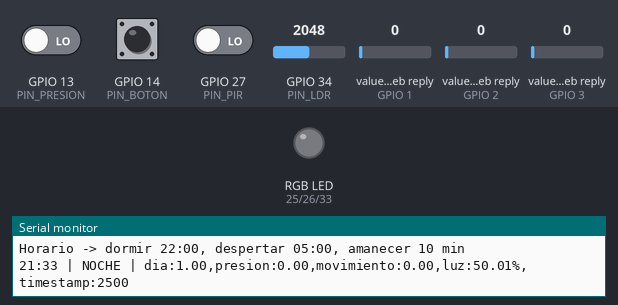
A sketch run on a simulated ESP32. On the bench: an RGB LED mixed from three pins (HIGH = lit), the last lines printed to the serial monitor. The test bench sets the inputs (shaded band); at power-on: GPIO 13 (PIN_PRESION) LOW, GPIO 14 (PIN_BOTON) HIGH, GPIO 27 (PIN_PIR) LOW, GPIO 34 (PIN_LDR) = 2048, value in the web reply (sensors on GPIO 1, GPIO 2, GPIO 3) 0. Dim RGB values are drawn brighter than linear; WiFi joins after 1.5 s; servers stay silent unless stated; web services answer with replies made up by the test bench.

Above: at 2.7 s.
2.8 s: GPIO 13 (PIN_PRESION) driven HIGH
4.4 s: GPIO 14 (PIN_BOTON) pulled LOW for 0.15 s
6.5 s: GPIO 13 (PIN_PRESION) driven LOW
9.5 s: GPIO 14 (PIN_BOTON) pulled LOW for 1 s
At 12.0 s:
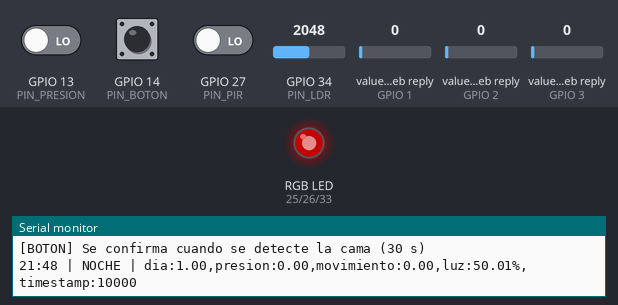
12.6 s: GPIO 27 (PIN_PIR) driven HIGH
At 13.2 s:
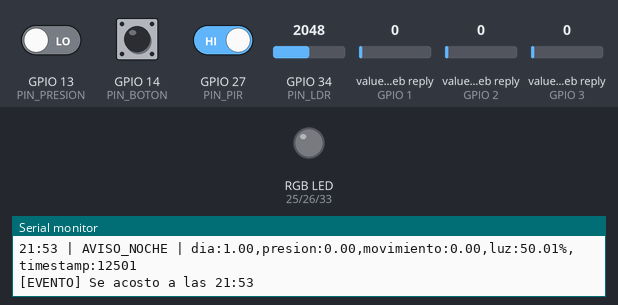
14.1 s: GPIO 13 (PIN_PRESION) driven HIGH and GPIO 14 (PIN_BOTON) driven LOW
Timing chart, 0 to 16.6 s (numbered marks = the images above; inputs shaded):
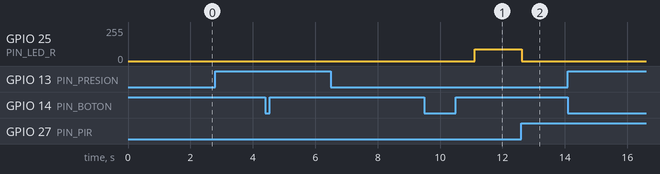

The sketch:

sketch.ino
```cpp
#include <WiFi.h>
#include "ThingSpeak.h"
#include <time.h>

// Sistema de iluminacion y monitoreo del ciclo de sueno (ESP32 + ThingSpeak)

// horario del usuario
const int DORMIR_HORA = 22;
const int DORMIR_MIN = 0;
const int DESPERTAR_HORA = 5;
const int DESPERTAR_MIN = 0;
const float RAMPA_MIN_DEFAULT = 10.0;
const float INICIO_NOCHE = 19.0;

// aviso de luz roja
const float AVISO_ON_MIN = 10.0;
const float AVISO_OFF_MIN = 20.0;
const float AVISO_MAX_MIN = 240.0;
const float ANTICIPACION_H = 2.0;

// true = reloj acelerado, false = hora real por NTP
#define MODO_DEMO true

const unsigned long long FACTOR_NORMAL = 120;   // 1 s real = 2 min
const unsigned long long FACTOR_RAPIDO = 600;   // 1 s real = 10 min
const float MARGEN_RAPIDO_MIN = 20.0;

// pines
#define PIN_PRESION 13
#define PIN_PIR 27
#define PIN_LDR 34
#define PIN_BOTON 14
#define PIN_LED_R 25
#define PIN_LED_G 26
#define PIN_LED_B 33

const bool LDR_INVERTIDO = false;

// PWM
const int FREQ_PWM = 5000;
const int RES_PWM = 8;

// colores
const int ROJO_AVISO_R = 90;
const int LUZ_COMPLETA_R = 255;
const int LUZ_COMPLETA_G = 190;
const int LUZ_COMPLETA_B = 110;

const char* ID_ESP = "ESP32_SUENO_01";
const char* ssid = "Wokwi-GUEST";
const char* password = "";

// ThingSpeak
// canal datos: 1 dia, 2 hora acostarse, 3 latencia, 4 despertar pred, 5 levantado, 6 tiempo apagar, 7 luz, 8 evento
const unsigned long canalDatos = 3592249;
const char* apiKeyDatos = "7N0IX5799A2GHSXI";

// canal predicciones: 1 dormir, 2 despertar, 3 rampa
const unsigned long canalPredicciones = 3592253;

const unsigned long INTERVALO_ENVIO_MIN = 16000;
const unsigned long INTERVALO_PREDICCION = 60000;

WiFiClient client;

float horaDormirPred = DORMIR_HORA + DORMIR_MIN / 60.0;
float horaDespertarPred = DESPERTAR_HORA + DESPERTAR_MIN / 60.0;
float rampaMin = RAMPA_MIN_DEFAULT;

const float VENTANA_ALARMA_H = 3.0;
const unsigned long SEG_QUIETUD_DORMIDO = 300;
const unsigned long TIEMPO_REBOTE = 15;
const unsigned long PENDIENTE_BOTON_MS = 30000;

// estados
const int ESTADO_DIA = 0;
const int ESTADO_NOCHE = 1;
const int ESTADO_AVISO_NOCHE = 2;
const int ESTADO_ESPERA_AVISO = 3;
const int ESTADO_EN_CAMA = 4;
const int ESTADO_DORMIDO = 5;
const int ESTADO_AMANECER = 6;
const int ESTADO_ALARMA = 7;
const char* NOMBRES_ESTADO[8] = {"DIA", "NOCHE", "AVISO_NOCHE", "ESPERA_AVISO", "EN_CAMA", "DORMIDO", "AMANECER", "ALARMA"};

int estado = ESTADO_DIA;

// entrada digital con antirrebote
class Entrada
{
  public:
    int pin;
    bool activoEnBajo;
    bool estado;
    bool lecturaAnterior;
    unsigned long tCambio;
    bool flancoActivo;
    bool flancoInactivo;

    Entrada(int p, bool enBajo)
    {
      pin = p;
      activoEnBajo = enBajo;
      estado = false;
      lecturaAnterior = false;
      tCambio = 0;
      flancoActivo = false;
      flancoInactivo = false;
    }

    bool leerCruda()
    {
      bool alto = (digitalRead(pin) == HIGH);
      if (activoEnBajo)
      {
        return !alto;
      }
      return alto;
    }

    void iniciar()
    {
      if (activoEnBajo)
      {
        pinMode(pin, INPUT_PULLUP);
      }
      else
      {
        pinMode(pin, INPUT);
      }
      estado = leerCruda();
      lecturaAnterior = estado;
      tCambio = millis();
    }

    void actualizar()
    {
      bool actual = leerCruda();

      if (actual != lecturaAnterior)
      {
        lecturaAnterior = actual;
        tCambio = millis();
      }

      if (actual != estado && (millis() - tCambio) >= TIEMPO_REBOTE)
      {
        estado = actual;
        if (estado)
        {
          flancoActivo = true;
        }
        else
        {
          flancoInactivo = true;
        }
      }
    }

    bool tomarActivo()
    {
      bool v = flancoActivo;
      flancoActivo = false;
      return v;
    }

    bool tomarInactivo()
    {
      bool v = flancoInactivo;
      flancoInactivo = false;
      return v;
    }
};

Entrada entradaPresion(PIN_PRESION, false);
Entrada entradaBoton(PIN_BOTON, true);

// paquete para imprimir en el monitor serial
class Paquete
{
  public:
    String sensores[10];
    String datos_sensores[10];
    String unidades[10];
    int cantidadDatos;

    Paquete()
    {
      cantidadDatos = 0;
    }

    void AgregarDato(String nombre, float valor, String unidad)
    {
      if (cantidadDatos < 10)
      {
        sensores[cantidadDatos] = nombre;
        datos_sensores[cantidadDatos] = String(valor, 2);
        unidades[cantidadDatos] = unidad;
        cantidadDatos++;
      }
    }

    String ImprimirCadena()
    {
      String cadena = "";
      for (int i = 0; i < cantidadDatos; i++)
      {
        cadena += sensores[i] + ":" + datos_sensores[i] + unidades[i];
        if (i < cantidadDatos - 1)
        {
          cadena += ",";
        }
      }
      cadena += ",timestamp:" + String(millis());
      return cadena;
    }

    void Limpiar()
    {
      cantidadDatos = 0;
    }
};

Paquete paquete;

// sensores
bool presion = false;
bool movimiento = false;
bool presenciaCama = false;
int luzCruda = 0;
float luzPct = 0;

// ciclo de sueno
bool sesionSueno = false;
bool durmiendo = false;
bool quieto = false;
bool alarmaActiva = false;
bool alarmaApagadaHoy = false;
bool enCicloMatutinoAnterior = false;

unsigned long tAcostarse = 0;
unsigned long tInicioQuietud = 0;
unsigned long tInicioAlarma = 0;

float horaAnterior = 0;
float horaAcostarse = 0;
int diaAcostarse = 1;
float latenciaMin = 0;
float horaLevantado = 0;
float tiempoApagarMin = 0;

bool pendienteDormirse = false;
bool pendienteLevantarse = false;

bool botonPendienteCama = false;
unsigned long tBotonPendiente = 0;

// reloj de simulacion
float horaInicioDemo = 21.5;
unsigned long long simMs = 0;
unsigned long ultimoMillisReloj = 0;
unsigned long long factorActual = FACTOR_NORMAL;
const int DIA_INICIO_DEMO = 1;

// temporizadores
unsigned long tiempoAnterior = 0;
const unsigned long intervalo = 100;
unsigned long ultimoImpreso = 0;
const unsigned long intervaloImpresion = 2500;
unsigned long ultimoEnvio = 0;
unsigned long ultimaPrediccion = 0;

// reloj
unsigned long segundosTotales()
{
  if (MODO_DEMO)
  {
    return (unsigned long)(simMs / 1000ULL);
  }
  return (unsigned long)time(nullptr);
}

void avanzarRelojDemo()
{
  unsigned long ahora = millis();
  simMs += (unsigned long long)(ahora - ultimoMillisReloj) * factorActual;
  ultimoMillisReloj = ahora;
}

float horaDelDia()
{
  if (MODO_DEMO)
  {
    unsigned long seg = segundosTotales() % 86400UL;
    return seg / 3600.0;
  }

  struct tm t;
  if (!getLocalTime(&t, 10))
  {
    return horaAnterior;
  }
  return t.tm_hour + t.tm_min / 60.0 + t.tm_sec / 3600.0;
}

// 1 = lunes ... 7 = domingo
int diaSemana()
{
  if (MODO_DEMO)
  {
    unsigned long dias = segundosTotales() / 86400UL;
    return (int)((DIA_INICIO_DEMO - 1 + dias) % 7) + 1;
  }

  struct tm t;
  if (!getLocalTime(&t, 10))
  {
    return 1;
  }
  return (t.tm_wday + 6) % 7 + 1;
}

String formatoHora(float h)
{
  int hh = (int)h;
  int mm = (int)((h - hh) * 60.0 + 0.5);

  if (mm == 60)
  {
    hh++;
    mm = 0;
  }
  hh = hh % 24;

  String s = "";
  if (hh < 10) s += "0";
  s += String(hh) + ":";
  if (mm < 10) s += "0";
  s += String(mm);
  return s;
}

float normalizarHora(float h)
{
  while (h < 0) h += 24.0;
  while (h >= 24.0) h -= 24.0;
  return h;
}

float minutosDesde(float h, float ref)
{
  float dif = normalizarHora(h) - normalizarHora(ref);
  if (dif < 0) dif += 24.0;
  return dif * 60.0;
}

// true si h esta entre ini y fin (cruza medianoche)
bool enVentana(float h, float ini, float fin)
{
  ini = normalizarHora(ini);
  fin = normalizarHora(fin);

  if (ini <= fin)
  {
    return (h >= ini && h < fin);
  }
  return (h >= ini || h < fin);
}

// LED RGB
void inicializarPWM()
{
#if ESP_ARDUINO_VERSION_MAJOR >= 3
  ledcAttach(PIN_LED_R, FREQ_PWM, RES_PWM);
  ledcAttach(PIN_LED_G, FREQ_PWM, RES_PWM);
  ledcAttach(PIN_LED_B, FREQ_PWM, RES_PWM);
#else
  ledcSetup(0, FREQ_PWM, RES_PWM);
  ledcSetup(1, FREQ_PWM, RES_PWM);
  ledcSetup(2, FREQ_PWM, RES_PWM);
  ledcAttachPin(PIN_LED_R, 0);
  ledcAttachPin(PIN_LED_G, 1);
  ledcAttachPin(PIN_LED_B, 2);
#endif
}

void ponerColor(float r, float g, float b)
{
  int ri = constrain((int)r, 0, 255);
  int gi = constrain((int)g, 0, 255);
  int bi = constrain((int)b, 0, 255);

#if ESP_ARDUINO_VERSION_MAJOR >= 3
  ledcWrite(PIN_LED_R, ri);
  ledcWrite(PIN_LED_G, gi);
  ledcWrite(PIN_LED_B, bi);
#else
  ledcWrite(0, ri);
  ledcWrite(1, gi);
  ledcWrite(2, bi);
#endif
}

void actualizarLED(float h)
{
  if (estado == ESTADO_AVISO_NOCHE)
  {
    ponerColor(ROJO_AVISO_R, 0, 0);
  }
  else if (estado == ESTADO_AMANECER)
  {
    float minutosHasta = 1440.0 - minutosDesde(h, horaDespertarPred);
    float p = 1.0 - (minutosHasta / rampaMin);
    if (p < 0) p = 0;
    if (p > 1) p = 1;

    ponerColor(LUZ_COMPLETA_R * p, LUZ_COMPLETA_G * p * p, LUZ_COMPLETA_B * p * p * p);
  }
  else if (estado == ESTADO_ALARMA)
  {
    ponerColor(LUZ_COMPLETA_R, LUZ_COMPLETA_G, LUZ_COMPLETA_B);
  }
  else
  {
    ponerColor(0, 0, 0);
  }
}

// wifi y thingspeak
void inicializarWiFi()
{
  WiFi.begin(ssid, password);

  while (WiFi.status() != WL_CONNECTED)
  {
    delay(500);
  }

  Serial.println("\nWiFi conectado");
  Serial.print("IP: ");
  Serial.println(WiFi.localIP());
}

void inicializarReloj()
{
  if (MODO_DEMO)
  {
    Serial.println("Reloj: modo demo");
    return;
  }

  configTzTime("PST8PDT,M3.2.0,M11.1.0", "pool.ntp.org", "time.nist.gov");

  Serial.print("Sincronizando hora");
  int intentos = 0;
  while (time(nullptr) < 100000 && intentos < 20)
  {
    delay(500);
    Serial.print(".");
    intentos++;
  }
  Serial.println();
}

void leerPredicciones()
{
  if (WiFi.status() != WL_CONNECTED)
  {
    return;
  }

  int codigo = ThingSpeak.readMultipleFields(canalPredicciones);

  if (codigo == 200)
  {
    float dormir = ThingSpeak.getFieldAsFloat(1);
    float despertar = ThingSpeak.getFieldAsFloat(2);
    float rampa = ThingSpeak.getFieldAsFloat(3);

    if (dormir > 0 && dormir < 24)
    {
      horaDormirPred = dormir;
    }

    if (despertar > 0 && despertar < 24)
    {
      horaDespertarPred = despertar;
    }

    if (rampa >= 1 && rampa <= 60)
    {
      rampaMin = rampa;
    }

    Serial.println("Predicciones -> dormir " + formatoHora(horaDormirPred) +
                   ", despertar " + formatoHora(horaDespertarPred) +
                   ", rampa " + String(rampaMin, 0) + " min");
  }
  else
  {
    Serial.println("No se pudieron leer predicciones, error " + String(codigo));
  }
}

// evento 1 = se durmio, evento 2 = se levanto
bool enviarThingSpeak(int evento)
{
  if (WiFi.status() != WL_CONNECTED)
  {
    Serial.println("WiFi desconectado, reconectando...");
    WiFi.reconnect();
    return false;
  }

  ThingSpeak.setField(1, diaAcostarse);
  ThingSpeak.setField(2, horaAcostarse);
  ThingSpeak.setField(3, latenciaMin);
  ThingSpeak.setField(4, horaDespertarPred);
  ThingSpeak.setField(5, evento == 2 ? horaLevantado : 0.0f);
  ThingSpeak.setField(6, evento == 2 ? tiempoApagarMin : 0.0f);
  ThingSpeak.setField(7, luzPct);
  ThingSpeak.setField(8, evento);

  Serial.println("Enviando evento " + String(evento) + " a ThingSpeak...");

  int x = ThingSpeak.writeFields(canalDatos, apiKeyDatos);

  if (x == 200)
  {
    Serial.println("Datos enviados");
    return true;
  }

  Serial.println("Error " + String(x) + ", se reintenta en 16 s");
  return false;
}

// sensores y logica
void leerSensores()
{
  presion = entradaPresion.estado;
  movimiento = (digitalRead(PIN_PIR) == HIGH);
  presenciaCama = (presion || movimiento);

  luzCruda = analogRead(PIN_LDR);
  luzPct = luzCruda * 100.0 / 4095.0;

  if (LDR_INVERTIDO)
  {
    luzPct = 100.0 - luzPct;
  }
}

void registrarAcostarse(unsigned long t, float h)
{
  sesionSueno = true;
  durmiendo = false;
  quieto = false;
  latenciaMin = 0;
  tAcostarse = t;
  horaAcostarse = h;
  diaAcostarse = diaSemana();
  botonPendienteCama = false;

  Serial.println("[EVENTO] Se acosto a las " + formatoHora(h));
}

void actualizarLogica()
{
  unsigned long t = segundosTotales();
  float h = horaDelDia();
  horaAnterior = h;

  float inicioRampa = horaDespertarPred - rampaMin / 60.0;

  bool enRampa = enVentana(h, inicioRampa, horaDespertarPred);
  bool enVentanaAlarma = enVentana(h, horaDespertarPred, horaDespertarPred + VENTANA_ALARMA_H);
  bool enCicloMatutino = enVentana(h, inicioRampa, horaDespertarPred + VENTANA_ALARMA_H);

  // al terminar la manana se reinicia todo
  if (!enCicloMatutino)
  {
    alarmaApagadaHoy = false;
    alarmaActiva = false;
  }

  if (enCicloMatutinoAnterior && !enCicloMatutino)
  {
    sesionSueno = false;
    durmiendo = false;
    quieto = false;
  }
  enCicloMatutinoAnterior = enCicloMatutino;

  // cama
  if (entradaPresion.tomarActivo())
  {
    Serial.println("[CAMA] Presion detectada a las " + formatoHora(h));
  }

  if (entradaPresion.tomarInactivo())
  {
    Serial.println("[CAMA] Dejo la cama a las " + formatoHora(h));

    if (sesionSueno && !enCicloMatutino)
    {
      sesionSueno = false;
      durmiendo = false;
      quieto = false;

      Serial.println("[EVENTO] Sesion cancelada, salio de la cama");
    }
  }

  // alarma
  if (!alarmaActiva && !alarmaApagadaHoy && enVentanaAlarma)
  {
    alarmaActiva = true;
    tInicioAlarma = t - (unsigned long)(minutosDesde(h, horaDespertarPred) * 60.0);

    Serial.println("[EVENTO] Hora de despertar: " + formatoHora(horaDespertarPred));
  }

  // boton: acostarse en la noche, apagar alarma en la manana
  bool botonPulsado = entradaBoton.tomarActivo();

  if (botonPulsado)
  {
    if (!alarmaApagadaHoy && (alarmaActiva || enRampa))
    {
      if (alarmaActiva)
      {
        tiempoApagarMin = (t - tInicioAlarma) / 60.0;
      }
      else
      {
        tiempoApagarMin = 0;
      }

      horaLevantado = h;
      alarmaActiva = false;
      alarmaApagadaHoy = true;
      sesionSueno = false;
      durmiendo = false;
      quieto = false;
      pendienteLevantarse = true;

      Serial.println("[EVENTO] Se levanto a las " + formatoHora(h) +
                     ", tardo " + String(tiempoApagarMin, 1) + " min en apagar la alarma");
    }
    else if (sesionSueno)
    {
      Serial.println("[BOTON] Ya estas acostado desde las " + formatoHora(horaAcostarse));
    }
    else if (!enVentana(h, horaDormirPred - ANTICIPACION_H, inicioRampa))
    {
      Serial.println("[BOTON] Fuera del horario de sueno");
    }
    else if (!presenciaCama)
    {
      botonPendienteCama = true;
      tBotonPendiente = millis();

      Serial.println("[BOTON] Se confirma cuando se detecte la cama (30 s)");
    }
    else
    {
      registrarAcostarse(t, h);
    }
  }

  if (botonPendienteCama)
  {
    if (millis() - tBotonPendiente > PENDIENTE_BOTON_MS)
    {
      botonPendienteCama = false;

      Serial.println("[BOTON] Se vencio, presiona de nuevo en la cama");
    }
    else if (sesionSueno || alarmaActiva)
    {
      botonPendienteCama = false;
    }
    else if (presenciaCama)
    {
      registrarAcostarse(t, h);
    }
  }

  // se duerme cuando esta en la cama sin moverse 5 min
  if (sesionSueno && !durmiendo)
  {
    if (presion && !movimiento)
    {
      if (!quieto)
      {
        quieto = true;
        tInicioQuietud = t;
      }

      if (t - tInicioQuietud >= SEG_QUIETUD_DORMIDO)
      {
        durmiendo = true;
        latenciaMin = (tInicioQuietud - tAcostarse) / 60.0;
        pendienteDormirse = true;

        Serial.println("[EVENTO] Se durmio, latencia " + String(latenciaMin, 1) + " min");
      }
    }
    else
    {
      quieto = false;
    }
  }

  // aviso nocturno
  float minAviso = minutosDesde(h, horaDormirPred - AVISO_ON_MIN / 60.0);
  bool enAviso = (minAviso < AVISO_MAX_MIN);

  float ciclo = AVISO_ON_MIN + AVISO_OFF_MIN;
  float posCiclo = minAviso - ciclo * (int)(minAviso / ciclo);
  bool faseEncendida = (posCiclo < AVISO_ON_MIN);

  // dia o noche
  float inicioAviso = horaDormirPred - AVISO_ON_MIN / 60.0;
  float inicioNoche = INICIO_NOCHE;

  if (minutosDesde(inicioAviso, inicioNoche) > 720.0)
  {
    inicioNoche = inicioAviso - 1.0;
  }

  bool esNoche = enVentana(h, inicioNoche, horaDespertarPred);

  // estado de la habitacion
  if (alarmaActiva)
  {
    estado = ESTADO_ALARMA;
  }
  else if (!alarmaApagadaHoy && enRampa)
  {
    estado = ESTADO_AMANECER;
  }
  else if (sesionSueno)
  {
    if (durmiendo)
    {
      estado = ESTADO_DORMIDO;
    }
    else
    {
      estado = ESTADO_EN_CAMA;
    }
  }
  else if (enAviso)
  {
    if (faseEncendida)
    {
      estado = ESTADO_AVISO_NOCHE;
    }
    else
    {
      estado = ESTADO_ESPERA_AVISO;
    }
  }
  else if (esNoche)
  {
    estado = ESTADO_NOCHE;
  }
  else
  {
    estado = ESTADO_DIA;
  }

  // velocidad del reloj de la demo
  if (MODO_DEMO)
  {
    float minParaAviso = minutosDesde(inicioAviso, h);
    float minParaRampa = minutosDesde(inicioRampa, h);

    bool sinActividad = (estado == ESTADO_DIA || estado == ESTADO_NOCHE || estado == ESTADO_DORMIDO);

    if (sinActividad && minParaAviso > MARGEN_RAPIDO_MIN && minParaRampa > MARGEN_RAPIDO_MIN)
    {
      factorActual = FACTOR_RAPIDO;
    }
    else
    {
      factorActual = FACTOR_NORMAL;
    }
  }

  actualizarLED(h);
}

void imprimirEstado()
{
  paquete.Limpiar();
  paquete.AgregarDato("dia", diaSemana(), "");
  paquete.AgregarDato("presion", presion, "");
  paquete.AgregarDato("movimiento", movimiento, "");
  paquete.AgregarDato("luz", luzPct, "%");

  Serial.println(formatoHora(horaDelDia()) + " | " + NOMBRES_ESTADO[estado] + " | " + paquete.ImprimirCadena());
}

void setup()
{
  Serial.begin(115200);

  entradaPresion.iniciar();
  entradaBoton.iniciar();

  pinMode(PIN_PIR, INPUT);
  pinMode(PIN_LDR, INPUT);

  inicializarPWM();
  ponerColor(0, 0, 0);

  Serial.println("SISTEMA DE ILUMINACION Y MONITOREO DEL SUENO");
  Serial.println(ID_ESP);

  inicializarWiFi();

  ThingSpeak.begin(client);

  inicializarReloj();

  leerPredicciones();

  // la demo arranca 30 min antes de la hora de dormir
  horaInicioDemo = normalizarHora(horaDormirPred - 0.5);
  simMs = (unsigned long long)(horaInicioDemo * 3600.0) * 1000ULL;
  ultimoMillisReloj = millis();

  horaAnterior = horaDelDia();

  Serial.println("Horario -> dormir " + formatoHora(horaDormirPred) +
                 ", despertar " + formatoHora(horaDespertarPred) +
                 ", amanecer " + String(rampaMin, 0) + " min");
}

void loop()
{
  unsigned long tiempoActual = millis();

  entradaPresion.actualizar();
  entradaBoton.actualizar();

  if (tiempoActual - tiempoAnterior >= intervalo)
  {
    tiempoAnterior = tiempoActual;

    if (MODO_DEMO)
    {
      avanzarRelojDemo();
    }

    leerSensores();
    actualizarLogica();
  }

  if (tiempoActual - ultimoImpreso >= intervaloImpresion)
  {
    ultimoImpreso = tiempoActual;
    imprimirEstado();
  }

  // envio a ThingSpeak, si falla se reintenta
  if (tiempoActual - ultimoEnvio >= INTERVALO_ENVIO_MIN)
  {
    if (pendienteDormirse)
    {
      ultimoEnvio = tiempoActual;
      if (enviarThingSpeak(1))
      {
        pendienteDormirse = false;
      }
    }
    else if (pendienteLevantarse)
    {
      ultimoEnvio = tiempoActual;
      if (enviarThingSpeak(2))
      {
        pendienteLevantarse = false;
      }
    }
  }

  // predicciones del modelo, solo de dia
  if (tiempoActual - ultimaPrediccion >= INTERVALO_PREDICCION && estado == ESTADO_DIA)
  {
    ultimaPrediccion = tiempoActual;
    leerPredicciones();
  }
}
```

Measured:
- after the input at 12.6 s, GPIO 25 (PIN_LED_R): 90/255 → 0/255 at once
